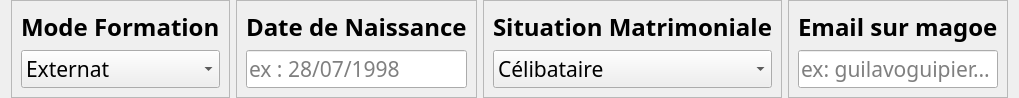
                                <widget class="QWidget" name="infoBloc3" native="true">
                                 <property name="maximumSize">
                                  <size>
                                   <width>16777215</width>
                                   <height>95</height>
                                  </size>
                                 </property>
                                 <layout class="QHBoxLayout" name="horizontalLayout_27">
                                  <property name="topMargin">
                                   <number>0</number>
                                  </property>
                                  <property name="bottomMargin">
                                   <number>0</number>
                                  </property>
                                  <item>
                                   <widget class="QFrame" name="frame_25">
                                    <property name="frameShape">
                                     <enum>QFrame::StyledPanel</enum>
                                    </property>
                                    <property name="frameShadow">
                                     <enum>QFrame::Raised</enum>
                                    </property>
                                    <layout class="QVBoxLayout" name="verticalLayout_49">
                                     <item alignment="Qt::AlignTop">
                                      <widget class="QLabel" name="labelModeFormation">
                                       <property name="font">
                                        <font>
                                         <family>Century Gothic</family>
                                         <pointsize>18</pointsize>
                                         <weight>75</weight>
                                         <bold>true</bold>
                                        </font>
                                       </property>
                                       <property name="text">
                                        <string>Mode Formation</string>
                                       </property>
                                      </widget>
                                     </item>
                                     <item>
                                      <widget class="QComboBox" name="comboModeFormation">
                                       <property name="font">
                                        <font>
                                         <family>Century Gothic</family>
                                         <pointsize>16</pointsize>
                                        </font>
                                       </property>
                                       <item>
                                        <property name="text">
                                         <string>Externat</string>
                                        </property>
                                       </item>
                                       <item>
                                        <property name="text">
                                         <string>Semi-Internat</string>
                                        </property>
                                       </item>
                                       <item>
                                        <property name="text">
                                         <string>Internat</string>
                                        </property>
                                       </item>
                                       <item>
                                        <property name="text">
                                         <string>En ligne</string>
                                        </property>
                                       </item>
                                      </widget>
                                     </item>
                                    </layout>
                                   </widget>
                                  </item>
                                  <item>
                                   <widget class="QFrame" name="frame_27">
                                    <property name="frameShape">
                                     <enum>QFrame::StyledPanel</enum>
                                    </property>
                                    <property name="frameShadow">
                                     <enum>QFrame::Raised</enum>
                                    </property>
                                    <layout class="QVBoxLayout" name="verticalLayout_52">
                                     <item alignment="Qt::AlignTop">
                                      <widget class="QLabel" name="labelDateNaissance">
                                       <property name="font">
                                        <font>
                                         <family>Century Gothic</family>
                                         <pointsize>18</pointsize>
                                         <weight>75</weight>
                                         <bold>true</bold>
                                        </font>
                                       </property>
                                       <property name="text">
                                        <string>Date de Naissance</string>
                                       </property>
                                      </widget>
                                     </item>
                                     <item>
                                      <widget class="QLineEdit" name="dateNaissance">
                                       <property name="font">
                                        <font>
                                         <family>Century Gothic</family>
                                         <pointsize>16</pointsize>
                                        </font>
                                       </property>
                                       <property name="placeholderText">
                                        <string>ex : 28/07/1998</string>
                                       </property>
                                      </widget>
                                     </item>
                                    </layout>
                                   </widget>
                                  </item>
                                  <item>
                                   <widget class="QFrame" name="frame_26">
                                    <property name="frameShape">
                                     <enum>QFrame::StyledPanel</enum>
                                    </property>
                                    <property name="frameShadow">
                                     <enum>QFrame::Raised</enum>
                                    </property>
                                    <layout class="QVBoxLayout" name="verticalLayout_50">
                                     <item alignment="Qt::AlignTop">
                                      <widget class="QLabel" name="labelMatrimoniale">
                                       <property name="font">
                                        <font>
                                         <family>Century Gothic</family>
                                         <pointsize>18</pointsize>
                                         <weight>75</weight>
                                         <bold>true</bold>
                                        </font>
                                       </property>
                                       <property name="text">
                                        <string>Situation Matrimoniale</string>
                                       </property>
                                      </widget>
                                     </item>
                                     <item>
                                      <widget class="QComboBox" name="comboSituationMat">
                                       <property name="font">
                                        <font>
                                         <family>Century Gothic</family>
                                         <pointsize>16</pointsize>
                                        </font>
                                       </property>
                                       <item>
                                        <property name="text">
                                         <string>Célibataire</string>
                                        </property>
                                       </item>
                                       <item>
                                        <property name="text">
                                         <string>Fiancé</string>
                                        </property>
                                       </item>
                                       <item>
                                        <property name="text">
                                         <string>Marié</string>
                                        </property>
                                       </item>
                                       <item>
                                        <property name="text">
                                         <string>Divorcé</string>
                                        </property>
                                       </item>
                                       <item>
                                        <property name="text">
                                         <string>Séparé</string>
                                        </property>
                                       </item>
                                       <item>
                                        <property name="text">
                                         <string>Veuf</string>
                                        </property>
                                       </item>
                                      </widget>
                                     </item>
                                    </layout>
                                   </widget>
                                  </item>
                                  <item>
                                   <widget class="QFrame" name="frame_28">
                                    <property name="frameShape">
                                     <enum>QFrame::StyledPanel</enum>
                                    </property>
                                    <property name="frameShadow">
                                     <enum>QFrame::Raised</enum>
                                    </property>
                                    <layout class="QVBoxLayout" name="verticalLayout_53">
                                     <item alignment="Qt::AlignTop">
                                      <widget class="QLabel" name="labelEmailMagoe">
                                       <property name="font">
                                        <font>
                                         <family>Century Gothic</family>
                                         <pointsize>18</pointsize>
                                         <weight>75</weight>
                                         <bold>true</bold>
                                        </font>
                                       </property>
                                       <property name="text">
                                        <string>Email sur magoe</string>
                                       </property>
                                      </widget>
                                     </item>
                                     <item>
                                      <widget class="QLineEdit" name="magoeEmail">
                                       <property name="font">
                                        <font>
                                         <family>Century Gothic</family>
                                         <pointsize>16</pointsize>
                                        </font>
                                       </property>
                                       <property name="placeholderText">
                                        <string>ex: guilavoguipierre</string>
                                       </property>
                                      </widget>
                                     </item>
                                    </layout>
                                   </widget>
                                  </item>
                                 </layout>
                                </widget>
